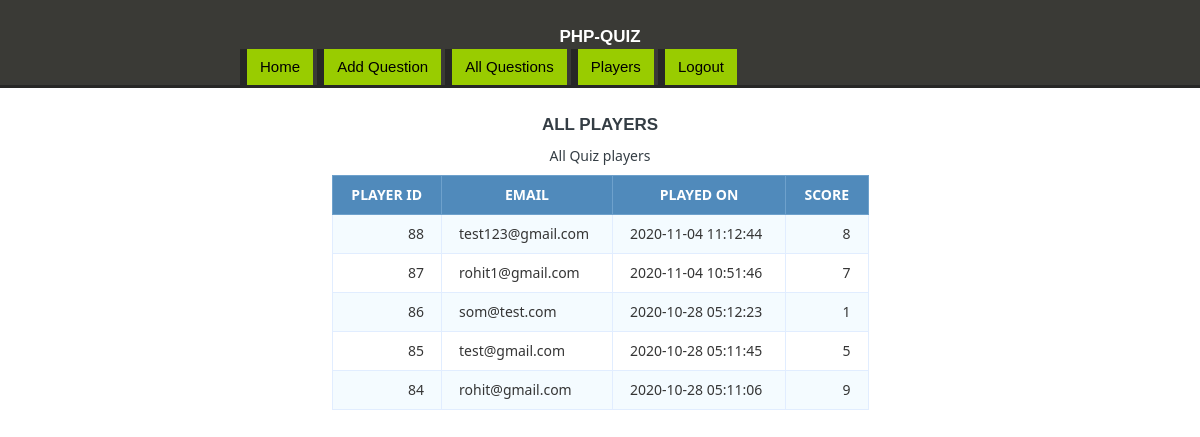
Page /players.php (signed in) on the committed database.
### tables this page shows
CREATE TABLE `users` (
  `id` int(11) NOT NULL,
  `email` varchar(225) NOT NULL,
  `played_on` varchar(225) NOT NULL,
  `score` int(11) NOT NULL DEFAULT 0
);

### players.php (the view, shortened to what this page needs)
<?php include "connection.php";
if (isset($_SESSION['admin'])) {
?>
<!DOCTYPE html>
<html>
	<head>
		<link rel="stylesheet" type="text/css" href="css/style.css">
		<link rel="stylesheet" type="text/css" href="css/style1.css">
	</head>
	<body>
		<header>
			<div class="container">
				<h1>PHP-Quiz</h1>
				<a href="index.php" class="start">Home</a>
				<a href="add.php" class="start">Add Question</a>
				<a href="allquestions.php" class="start">All Questions</a>
				<a href="players.php" class="start">Players</a>
				<a href="exit.php" class="start">Logout</a>
			</div>
		</header>
	<h1> All Players</h1>
	<table class="data-table">
		<caption class="title">All Quiz players</caption>
		<thead>
			<tr>
			<th>Player Id</th>
			<th>Email</th>
			<th>Played On</th>
			<th>Score</th>
			</tr>
		</thead>
		<tbody>
		<?php
            $query = "SELECT * FROM users ORDER BY played_on DESC";
            $select_players = mysqli_query($conn, $query) or die(mysqli_error($conn));
            if (mysqli_num_rows($select_players) > 0 ) {
            while ($row = mysqli_fetch_array($select_players)) {
                $id = $row['id'];
                $email = $row['email'];
                $played_on = $row['played_on'];
                $score = $row['score'];
                echo "<tr>";
                echo "<td>$id</td>";
                echo "<td>$email</td>";
                echo "<td>$played_on</td>";
                echo "<td>$score</td>";
                echo "</tr>";
             }
         }
        ?>
		</tbody>
	</table>
</body>
</html>
<?php }
else {
	header("location: admin.php");
}
?>

### css/style.css (style rules this page uses)
body { font-family: arial; font-size: 15px; line-height: 1.6em; }
a { text-decoration: none; }
.container { width: 60%; margin: 0 auto; overflow: auto; }
header { border-bottom: 3px #272726 solid; background: #3A3A36; color: White; }
a.start { display: inline-block; color: #000000; background: #99CC00; border-left: 7px #272726 solid; padding:6px 13px; }

### css/style1.css (style rules this page uses)
body { font-size: 15px; color: #343d44; font-family: "segoe-ui", "open-sans", tahoma, arial; padding: 0; margin: 0; }
table { margin: auto; font-family: "Lucida Sans Unicode", "Lucida Grande", "Segoe Ui"; font-size: 12px; }
h1 { margin: 25px auto 0; text-align: center; text-transform: uppercase; font-size: 17px; }
table td { transition: all .5s; }
.data-table { border-collapse: collapse; font-size: 14px; min-width: 537px; }
.data-table th, .data-table td { border: 1px solid #e1edff; padding: 7px 17px; }
.data-table caption { margin: 7px; }
.data-table thead th { background-color: #508abb; color: #FFFFFF; border-color: #6ea1cc !important; text-transform: uppercase; }
.data-table tbody td { color: #353535; }
.data-table tbody td:first-child, .data-table tbody td:nth-child(4), .data-table tbody td:last-child { text-align: right; }
.data-table tbody tr:nth-child(odd) td { background-color: #f4fbff; }

### rows in the picture
users: id "88", email "test123@gmail.com", played_on "2020-11-04 11:12:44", score "8"
users: id "87", email "rohit1@gmail.com", played_on "2020-11-04 10:51:46", score "7"
users: id "86", email "som@test.com", played_on "2020-10-28 05:12:23", score "1"
users: id "85", email "test@gmail.com", played_on "2020-10-28 05:11:45", score "5"
users: id "84", email "rohit@gmail.com", played_on "2020-10-28 05:11:06", score "9"
